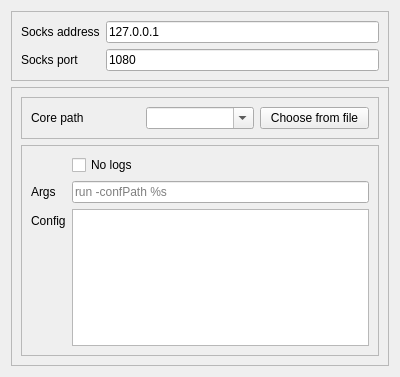
<?xml version="1.0" encoding="UTF-8"?>
<ui version="4.0">
 <class>EditExtraCore</class>
 <widget class="QWidget" name="EditExtraCore">
  <property name="geometry">
   <rect>
    <x>0</x>
    <y>0</y>
    <width>400</width>
    <height>377</height>
   </rect>
  </property>
  <property name="windowTitle">
   <string notr="true">Form</string>
  </property>
  <layout class="QVBoxLayout" name="verticalLayout">
   <item>
    <widget class="QFrame" name="frame_2">
     <property name="frameShape">
      <enum>QFrame::Shape::StyledPanel</enum>
     </property>
     <property name="frameShadow">
      <enum>QFrame::Shadow::Raised</enum>
     </property>
     <layout class="QFormLayout" name="formLayout">
      <item row="0" column="0">
       <widget class="QLabel" name="label">
        <property name="text">
         <string>Socks address</string>
        </property>
       </widget>
      </item>
      <item row="0" column="1">
       <widget class="QLineEdit" name="socks_address">
        <property name="text">
         <string>127.0.0.1</string>
        </property>
       </widget>
      </item>
      <item row="1" column="0">
       <widget class="QLabel" name="label_2">
        <property name="text">
         <string>Socks port</string>
        </property>
       </widget>
      </item>
      <item row="1" column="1">
       <widget class="QLineEdit" name="socks_port">
        <property name="text">
         <string>1080</string>
        </property>
       </widget>
      </item>
     </layout>
    </widget>
   </item>
   <item>
    <widget class="QFrame" name="frame">
     <property name="frameShape">
      <enum>QFrame::Shape::StyledPanel</enum>
     </property>
     <property name="frameShadow">
      <enum>QFrame::Shadow::Raised</enum>
     </property>
     <layout class="QVBoxLayout" name="verticalLayout_2">
      <item>
       <widget class="QFrame" name="frame_3">
        <property name="frameShape">
         <enum>QFrame::Shape::StyledPanel</enum>
        </property>
        <property name="frameShadow">
         <enum>QFrame::Shadow::Raised</enum>
        </property>
        <layout class="QHBoxLayout" name="horizontalLayout_2">
         <item>
          <widget class="QLabel" name="label_3">
           <property name="text">
            <string>Core path</string>
           </property>
          </widget>
         </item>
         <item>
          <widget class="QComboBox" name="path_combo">
           <property name="editable">
            <bool>true</bool>
           </property>
           <property name="frame">
            <bool>true</bool>
           </property>
          </widget>
         </item>
         <item>
          <widget class="QPushButton" name="path_button">
           <property name="text">
            <string>Choose from file</string>
           </property>
          </widget>
         </item>
        </layout>
       </widget>
      </item>
      <item>
       <widget class="QFrame" name="frame_4">
        <property name="frameShape">
         <enum>QFrame::Shape::StyledPanel</enum>
        </property>
        <property name="frameShadow">
         <enum>QFrame::Shadow::Raised</enum>
        </property>
        <layout class="QFormLayout" name="formLayout_2">
         <item row="1" column="0">
          <widget class="QLabel" name="label_4">
           <property name="toolTip">
            <string>&lt;html&gt;&lt;head/&gt;&lt;body&gt;&lt;p&gt;args to pass to the executable. You can insert a single %s and it will be replaced with the path to a file containing the config entered below.&lt;/p&gt;&lt;/body&gt;&lt;/html&gt;</string>
           </property>
           <property name="text">
            <string>Args</string>
           </property>
          </widget>
         </item>
         <item row="1" column="1">
          <widget class="QLineEdit" name="args">
           <property name="placeholderText">
            <string>run -confPath %s</string>
           </property>
          </widget>
         </item>
         <item row="2" column="0">
          <widget class="QLabel" name="label_5">
           <property name="toolTip">
            <string>&lt;html&gt;&lt;head/&gt;&lt;body&gt;&lt;p&gt;contents of the config file that will be passed to the extra core process if %s is specified in the args&lt;/p&gt;&lt;/body&gt;&lt;/html&gt;</string>
           </property>
           <property name="text">
            <string>Config</string>
           </property>
          </widget>
         </item>
         <item row="2" column="1">
          <widget class="QPlainTextEdit" name="config"/>
         </item>
         <item row="0" column="1">
          <widget class="QCheckBox" name="no_logs">
           <property name="text">
            <string>No logs</string>
           </property>
          </widget>
         </item>
        </layout>
       </widget>
      </item>
     </layout>
    </widget>
   </item>
  </layout>
 </widget>
 <resources/>
 <connections/>
</ui>
